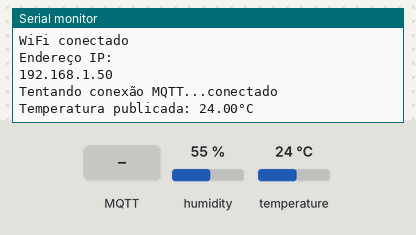
A sketch run on a simulated ESP32. Parts: the last lines printed to the serial monitor. The inputs (shaded band) are chosen by the test bench; at power-on: temperature 24 °C, humidity 55 %. WiFi joins after 1.5 s; servers stay silent unless stated; no MQTT or app messages arrive unless stated.

Above: at 2.7 s.
2.8 s: MQTT message "1" arrives on the first subscribed topic
5.0 s: MQTT message "on" arrives on the first subscribed topic
7.1 s: MQTT message "off" arrives on the first subscribed topic
9.1 s: temperature set to 12 °C
At 10.4 s:
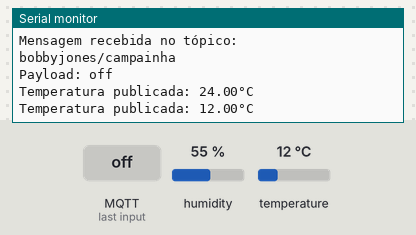
10.6 s: temperature set to 19 °C
At 12.3 s:
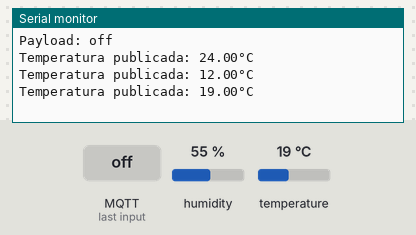
Timing chart, 0 to 13.1 s (numbered marks = the images above; inputs shaded):
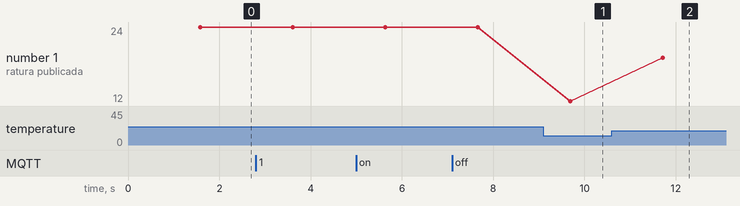

The sketch:

trabalhoTemp.ino
```cpp
#include <WiFi.h>
#include <PubSubClient.h>
#include <DHT.h>

// Dados da rede e servidor MQTT
const char* ssid = "WIFI-ALUNOS-INOVACAO";
const char* password = "";
const char* mqtt_server = "broker.mqtt.cool";

// Definição do pino do DHT11 e inicialização
#define DHTPIN 25
DHT dht(DHTPIN, DHT11);

WiFiClient campainha;
PubSubClient client(campainha);

void setup_wifi() {
    delay(10);
    Serial.println();
    Serial.print("Conectando a ");
    Serial.println(ssid);

    WiFi.mode(WIFI_STA);
    WiFi.begin(ssid, password);

    while (WiFi.status() != WL_CONNECTED) {
        delay(500);
        Serial.print(".");
    }

    Serial.println("");
    Serial.println("WiFi conectado");
    Serial.println("Endereço IP: ");
    Serial.println(WiFi.localIP());
}

void callback(char* topic, byte* payload, unsigned int length) {
    String conc_payload;
    for (int i = 0; i < length; i++) {
        conc_payload += ((char)payload[i]);
    }
    Serial.println("Mensagem recebida no tópico: " + String(topic));
    Serial.println("Payload: " + conc_payload);
}

void reconnect() {
    while (!client.connected()) {
        Serial.print("Tentando conexão MQTT...");
        if (client.connect("campainha")) {
            Serial.println("conectado");
            client.subscribe("bobbyjones/campainha");
        } else {
            Serial.print("falhou, rc=");
            Serial.print(client.state());
            Serial.println(" tentando novamente em 5 segundos");
            delay(5000);
        }
    }
}

void setup() {
    Serial.begin(115200);
    dht.begin(); // Inicializa o sensor DHT11
    setup_wifi();
    client.setServer(mqtt_server, 1883);
    client.setCallback(callback);
}

void loop() {
    if (!client.connected()) {
        reconnect();
    }
    client.loop();

    float temperature = dht.readTemperature(); // Lê a temperatura
    if (!isnan(temperature)) { // Verifica se a leitura é válida
        String tempString = String(temperature);
        client.publish("bobbyjones/temp", tempString.c_str()); // Publica a temperatura
        Serial.println("Temperatura publicada: " + tempString + "°C");
    } else {
        Serial.println("Falha na leitura do sensor DHT11");
    }

    delay(2000); // Aguarda 2 segundos para a próxima leitura
}
```

Measured:
- after the input at 9.1 s, the serial monitor: prints a new line after 0.59 s (image 1)
- after the input at 10.6 s, the serial monitor: prints a new line after 1.1 s (image 2)
- plotted number 1: 24 → 12 after the input at 9.1 s, 12 → 19 after the input at 10.6 s
